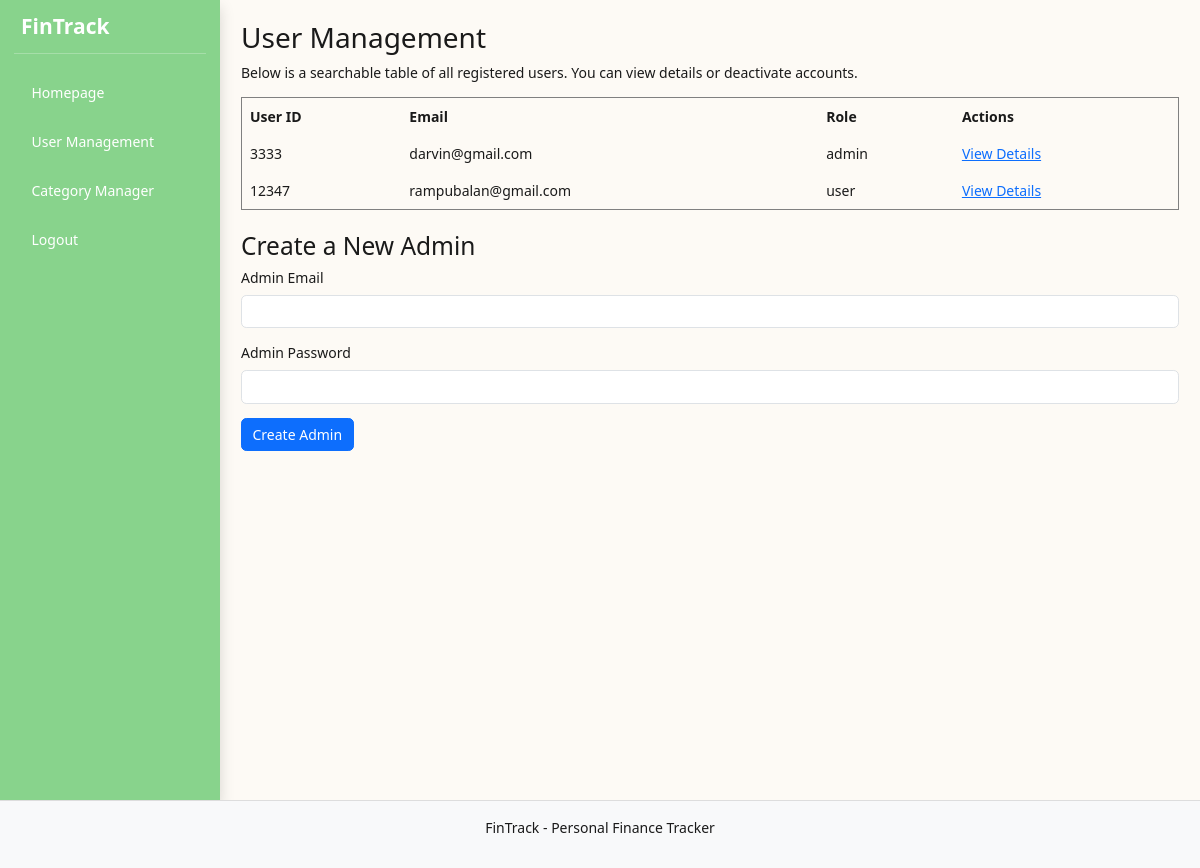
/user-management.php (signed in), run on the app's committed database.
### tables this page shows
CREATE TABLE `user` (
  `user_id` int(11) NOT NULL,
  `email` varchar(50) NOT NULL,
  `password` varchar(255) NOT NULL,
  `role` enum('admin','user') DEFAULT 'user',
  `verification_token` varchar(255) DEFAULT NULL,
  `reset_token` varchar(255) DEFAULT NULL,
  `reset_expires` datetime DEFAULT NULL,
  `is_verified` tinyint(1) DEFAULT 0,
  `initial_capital` decimal(10,2) DEFAULT 0.00,
  `setup_complete` tinyint(1) DEFAULT 0,
  `created_at` datetime DEFAULT CURRENT_TIMESTAMP,
  `last_login` datetime DEFAULT NULL
);

### user-management.php (the view, shortened to what this page needs)
<?php
include('db_connect.php');
$sql = "SELECT user_id, email, role FROM user ORDER BY user_id ASC";
$result = mysqli_query($conn, $sql);
?>
<!DOCTYPE html>
<html lang="en">
<head>
    <link href="https://cdn.jsdelivr.net/npm/bootstrap@5.3.3/dist/css/bootstrap.min.css" rel="stylesheet">
    <link rel="stylesheet" href="assets/css/style.css">
</head>
<body>
<div id="wrapper" class="d-flex vh-100 w-100" style="overflow: hidden;">
    <?php include 'sidebar.php'; ?>
    <div id="page-content-wrapper" class="flex-grow-1 d-flex flex-column p-4" style="overflow: hidden;">
        <h2>User Management</h2>
        <p>Below is a searchable table of all registered users. You can view details or deactivate accounts.</p>
<table border="1" cellpadding="8" cellspacing="0">
    <thead>
        <tr>
            <th>User ID</th>
            <th>Email</th>
            <th>Role</th>
            <th>Actions</th>
        </tr>
    </thead>
    <tbody>
        <?php while($row = mysqli_fetch_assoc($result)): ?>
        <tr>
            <td><?php echo htmlspecialchars($row['user_id']); ?></td>
            <td><?php echo htmlspecialchars($row['email']); ?></td>
            <td><?php echo htmlspecialchars($row['role']); ?></td>
            <td>
                <a href="view-user.php?user_id=<?php echo urlencode($row['user_id']); ?>">View Details</a>
            </td>
        </tr>
        <?php endwhile; ?>
    </tbody>
</table>
<div class="mt-4">
    <h3>Create a New Admin</h3>
    <form method="POST" action="user-management.php">
        <div class="mb-3">
            <label for="admin_email" class="form-label">Admin Email</label>
            <input type="email" class="form-control" id="admin_email" name="admin_email" required>
        </div>
        <div class="mb-3">
            <label for="admin_password" class="form-label">Admin Password</label>
            <input type="password" class="form-control" id="admin_password" name="admin_password" required>
        </div>
        <button type="submit" name="create_admin" class="btn btn-primary">Create Admin</button>
    </form>
</div>
<?php include('footer.php'); ?>

### assets/css/style.css (style rules this page uses)
:root { --background-cream: #FDFAF5; --text-main: #1A1A1A; --border: #E0D7C6; --safe: #88D38C; --warning: #FFA81C; --danger: #CC1808; }
body { background-color: var(--background-cream) !important; color: var(--text-main); height: 100vh; overflow: hidden; }
#page-content-wrapper { padding: 1.5rem !important; width: calc(100% - 250px); height: 100vh; overflow: hidden; }
body, html { font-size: 14px; height: 100%; overflow: hidden; }

### data on the page
user: user_id "3333", email "darvin@gmail.com", role "admin"
user: user_id "12347", email "rampubalan@gmail.com", role "user"
